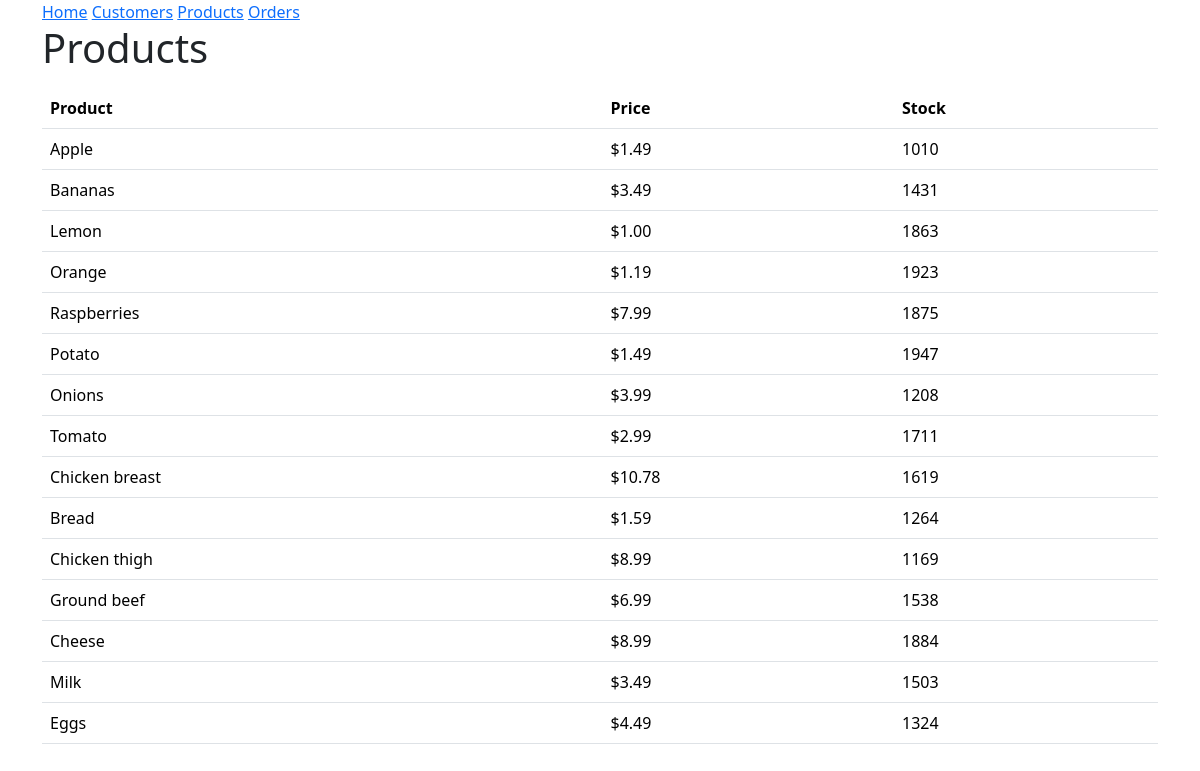
/products, run on an earlier commit of the app's database.
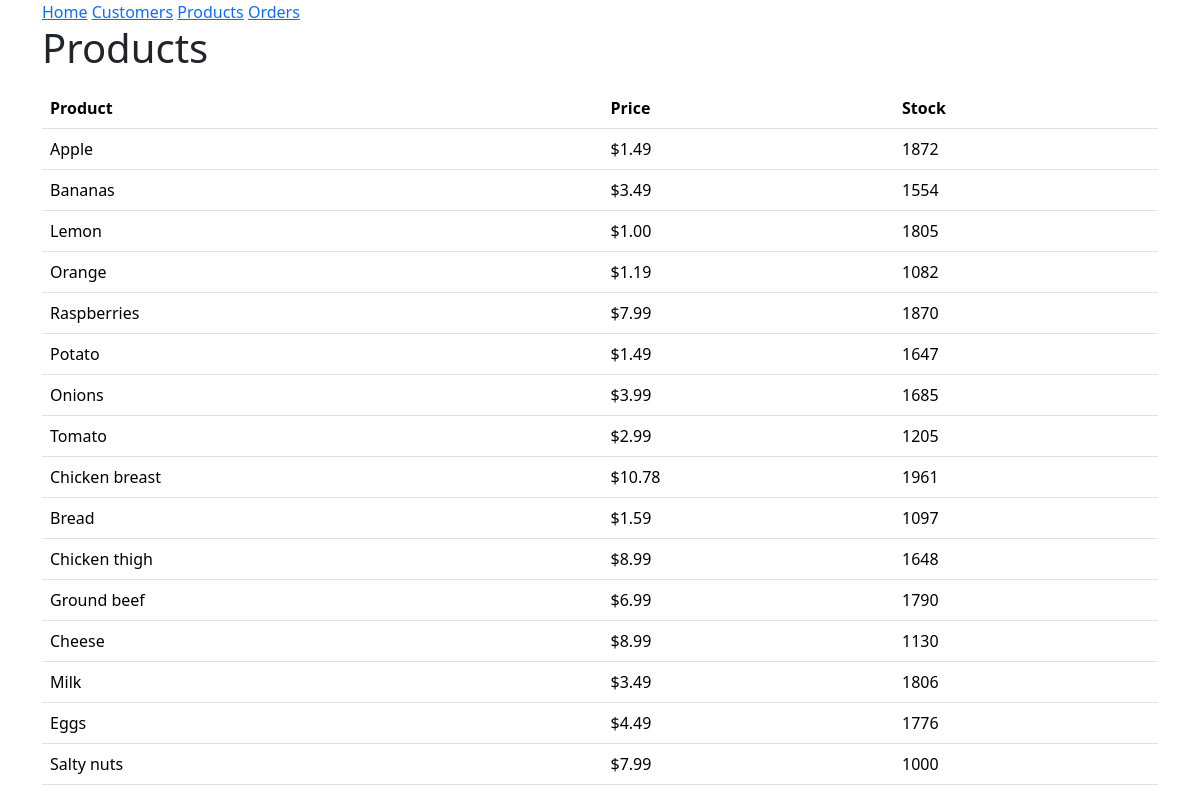
And on a later commit of the database.
### models.py (models this page shows, shortened)
class Product(db.Model):
 id = mapped_column(Integer, primary_key=True)
 product = mapped_column(String(200), nullable=False, unique=True)
 price = mapped_column(Numeric, nullable=False)
 available = mapped_column(Integer, nullable=False, default=True)
 orders = relationship("ProductOrder")

### routes/endpoint.py (the view)
@endpoint.route('/products', methods=['GET'])
def get_products():
    request = db.session.execute(db.select(Product).order_by(Product.id))
    products = []
    for i in request.scalars():
        u = {
            "id": i.id,
            "product": i.product.capitalize(),
            "price": format(i.price, '.2f'),
            "available": i.available
        }
        products.append(u)
    return render_template("products.html", products=products)

### templates/products.html (shortened to what this page needs)
{% extends "base.html" %}
{% block content %}
<h1>Products</h1>
<table class="table">
    <thead class="thead-dark">
    <th>Product</th>
    <th>Price</th>
    <th>Stock</th>
{% for product in products %}
<p>
    <tr>
    <td>{{ product.product }}</td>
    <td>${{ product.price }}</td>
    <td>{{ product.available }}</td>
    </tr>
</p>
{% endfor %}
</table>
{% endblock %}

What changed in the data, as far as the page shows it:
changed Product "Apple": available "1010" → "1872"
changed Product "Bananas": available "1431" → "1554"
changed Product "Lemon": available "1863" → "1805"
changed Product "Orange": available "1923" → "1082"
changed Product "Raspberries": available "1875" → "1870"
changed Product "Potato": available "1947" → "1647"
changed Product "Onions": available "1208" → "1685"
changed Product "Tomato": available "1711" → "1205"
changed Product "Chicken breast": available "1619" → "1961"
changed Product "Bread": available "1264" → "1097"
changed Product "Chicken thigh": available "1169" → "1648"
changed Product "Ground beef": available "1538" → "1790"
changed Product "Cheese": available "1884" → "1130"
changed Product "Milk": available "1503" → "1806"
changed Product "Eggs": available "1324" → "1776"
added Product: product "Salty nuts", price "7.99", available "1000"
